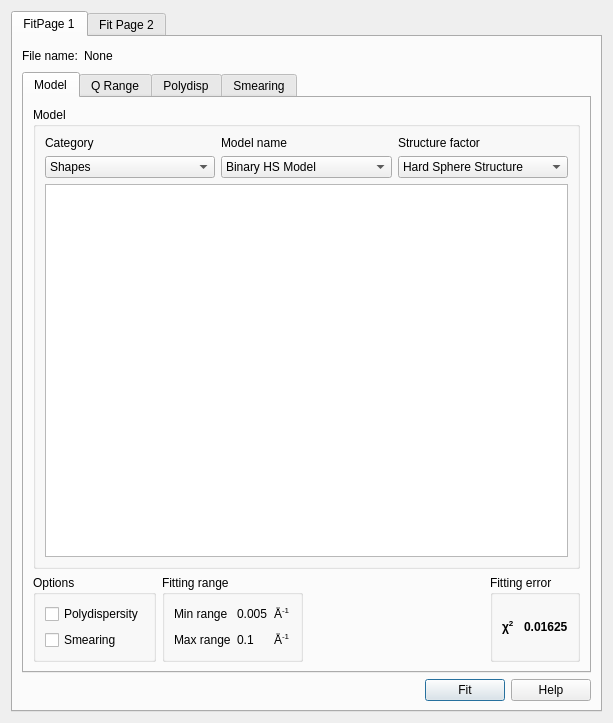
<?xml version="1.0" encoding="UTF-8"?>
<ui version="4.0">
 <class>FittingUI</class>
 <widget class="QDialog" name="FittingUI">
  <property name="geometry">
   <rect>
    <x>0</x>
    <y>0</y>
    <width>613</width>
    <height>723</height>
   </rect>
  </property>
  <property name="windowTitle">
   <string>Fitting Perspective</string>
  </property>
  <property name="windowIcon">
   <iconset>
    <normaloff>:/res/ball.ico</normaloff>:/res/ball.ico</iconset>
  </property>
  <layout class="QGridLayout" name="gridLayout_15">
   <item row="0" column="0">
    <widget class="QTabWidget" name="tabWidget">
     <property name="currentIndex">
      <number>0</number>
     </property>
     <widget class="QWidget" name="tab">
      <attribute name="title">
       <string>FitPage 1</string>
      </attribute>
      <layout class="QGridLayout" name="gridLayout_20">
       <item row="0" column="0">
        <widget class="QLabel" name="label">
         <property name="text">
          <string>File name:</string>
         </property>
        </widget>
       </item>
       <item row="0" column="1">
        <widget class="QLabel" name="label_22">
         <property name="text">
          <string>None</string>
         </property>
        </widget>
       </item>
       <item row="0" column="2">
        <spacer name="horizontalSpacer_4">
         <property name="orientation">
          <enum>Qt::Horizontal</enum>
         </property>
         <property name="sizeHint" stdset="0">
          <size>
           <width>482</width>
           <height>20</height>
          </size>
         </property>
        </spacer>
       </item>
       <item row="2" column="2">
        <layout class="QHBoxLayout" name="horizontalLayout">
         <item>
          <spacer name="horizontalSpacer">
           <property name="orientation">
            <enum>Qt::Horizontal</enum>
           </property>
           <property name="sizeHint" stdset="0">
            <size>
             <width>40</width>
             <height>20</height>
            </size>
           </property>
          </spacer>
         </item>
         <item>
          <widget class="QPushButton" name="pushButton">
           <property name="text">
            <string>Fit</string>
           </property>
          </widget>
         </item>
         <item>
          <widget class="QPushButton" name="pushButton_2">
           <property name="text">
            <string>Help</string>
           </property>
          </widget>
         </item>
        </layout>
       </item>
       <item row="1" column="0" colspan="3">
        <widget class="QTabWidget" name="tabWidget_2">
         <property name="currentIndex">
          <number>0</number>
         </property>
         <widget class="QWidget" name="tab_3">
          <attribute name="title">
           <string>Model</string>
          </attribute>
          <layout class="QGridLayout" name="gridLayout_19">
           <item row="0" column="0" colspan="4">
            <widget class="QGroupBox" name="groupBox_6">
             <property name="sizePolicy">
              <sizepolicy hsizetype="Expanding" vsizetype="Expanding">
               <horstretch>0</horstretch>
               <verstretch>0</verstretch>
              </sizepolicy>
             </property>
             <property name="title">
              <string>Model </string>
             </property>
             <layout class="QGridLayout" name="gridLayout_2">
              <item row="0" column="0">
               <layout class="QGridLayout" name="gridLayout">
                <item row="0" column="0">
                 <widget class="QLabel" name="label_2">
                  <property name="text">
                   <string>Category</string>
                  </property>
                 </widget>
                </item>
                <item row="0" column="1">
                 <widget class="QLabel" name="label_3">
                  <property name="text">
                   <string>Model name</string>
                  </property>
                 </widget>
                </item>
                <item row="0" column="2">
                 <widget class="QLabel" name="label_4">
                  <property name="text">
                   <string>Structure factor</string>
                  </property>
                 </widget>
                </item>
                <item row="1" column="0">
                 <widget class="QComboBox" name="comboBox">
                  <item>
                   <property name="text">
                    <string>Shapes</string>
                   </property>
                  </item>
                  <item>
                   <property name="text">
                    <string>Shape-independent</string>
                   </property>
                  </item>
                 </widget>
                </item>
                <item row="1" column="1">
                 <widget class="QComboBox" name="comboBox_2">
                  <item>
                   <property name="text">
                    <string>Binary HS Model</string>
                   </property>
                  </item>
                  <item>
                   <property name="text">
                    <string>None</string>
                   </property>
                  </item>
                 </widget>
                </item>
                <item row="1" column="2">
                 <widget class="QComboBox" name="comboBox_3">
                  <item>
                   <property name="text">
                    <string>Hard Sphere Structure</string>
                   </property>
                  </item>
                  <item>
                   <property name="text">
                    <string>None</string>
                   </property>
                  </item>
                 </widget>
                </item>
               </layout>
              </item>
              <item row="1" column="0">
               <widget class="QTableView" name="tableView">
                <property name="styleSheet">
                 <string notr="true"/>
                </property>
                <property name="selectionMode">
                 <enum>QAbstractItemView::ExtendedSelection</enum>
                </property>
               </widget>
              </item>
             </layout>
            </widget>
           </item>
           <item row="1" column="0">
            <widget class="QGroupBox" name="groupBox_7">
             <property name="title">
              <string>Options </string>
             </property>
             <layout class="QGridLayout" name="gridLayout_16">
              <item row="0" column="0">
               <widget class="QCheckBox" name="checkBox_3">
                <property name="enabled">
                 <bool>true</bool>
                </property>
                <property name="text">
                 <string>Polydispersity</string>
                </property>
                <property name="checkable">
                 <bool>true</bool>
                </property>
               </widget>
              </item>
              <item row="1" column="0">
               <widget class="QCheckBox" name="checkBox_4">
                <property name="enabled">
                 <bool>true</bool>
                </property>
                <property name="text">
                 <string>Smearing</string>
                </property>
                <property name="checkable">
                 <bool>true</bool>
                </property>
               </widget>
              </item>
             </layout>
            </widget>
           </item>
           <item row="1" column="1">
            <widget class="QGroupBox" name="groupBox_8">
             <property name="title">
              <string>Fitting range </string>
             </property>
             <layout class="QGridLayout" name="gridLayout_17">
              <item row="0" column="0">
               <layout class="QGridLayout" name="gridLayout_8">
                <item row="0" column="0">
                 <widget class="QLabel" name="label_16">
                  <property name="text">
                   <string>Min range</string>
                  </property>
                 </widget>
                </item>
                <item row="0" column="1">
                 <widget class="QLabel" name="label_20">
                  <property name="text">
                   <string>0.005</string>
                  </property>
                 </widget>
                </item>
                <item row="0" column="2">
                 <widget class="QLabel" name="label_17">
                  <property name="text">
                   <string>&lt;html&gt;&lt;head/&gt;&lt;body&gt;&lt;p&gt;Å&lt;span style=&quot; vertical-align:super;&quot;&gt;-1&lt;/span&gt;&lt;/p&gt;&lt;/body&gt;&lt;/html&gt;</string>
                  </property>
                 </widget>
                </item>
                <item row="1" column="0">
                 <widget class="QLabel" name="label_18">
                  <property name="text">
                   <string>Max range</string>
                  </property>
                 </widget>
                </item>
                <item row="1" column="1">
                 <widget class="QLabel" name="label_21">
                  <property name="text">
                   <string>0.1</string>
                  </property>
                 </widget>
                </item>
                <item row="1" column="2">
                 <widget class="QLabel" name="label_19">
                  <property name="text">
                   <string>&lt;html&gt;&lt;head/&gt;&lt;body&gt;&lt;p&gt;Å&lt;span style=&quot; vertical-align:super;&quot;&gt;-1&lt;/span&gt;&lt;/p&gt;&lt;/body&gt;&lt;/html&gt;</string>
                  </property>
                 </widget>
                </item>
               </layout>
              </item>
             </layout>
            </widget>
           </item>
           <item row="1" column="2">
            <spacer name="horizontalSpacer_3">
             <property name="orientation">
              <enum>Qt::Horizontal</enum>
             </property>
             <property name="sizeHint" stdset="0">
              <size>
               <width>207</width>
               <height>20</height>
              </size>
             </property>
            </spacer>
           </item>
           <item row="1" column="3">
            <widget class="QGroupBox" name="groupBox_9">
             <property name="title">
              <string>Fitting error</string>
             </property>
             <layout class="QGridLayout" name="gridLayout_18">
              <item row="0" column="0">
               <layout class="QHBoxLayout" name="horizontalLayout_2">
                <item>
                 <widget class="QLabel" name="label_23">
                  <property name="text">
                   <string>&lt;html&gt;&lt;head/&gt;&lt;body&gt;&lt;p&gt;&lt;span style=&quot; font-weight:600;&quot;&gt;χ&lt;/span&gt;&lt;span style=&quot; font-weight:600; vertical-align:super;&quot;&gt;2&lt;/span&gt;&lt;/p&gt;&lt;/body&gt;&lt;/html&gt;</string>
                  </property>
                 </widget>
                </item>
                <item>
                 <widget class="QLabel" name="label_24">
                  <property name="text">
                   <string>&lt;html&gt;&lt;head/&gt;&lt;body&gt;&lt;p&gt;&lt;span style=&quot; font-weight:600;&quot;&gt;0.01625&lt;/span&gt;&lt;/p&gt;&lt;/body&gt;&lt;/html&gt;</string>
                  </property>
                 </widget>
                </item>
               </layout>
              </item>
             </layout>
            </widget>
           </item>
          </layout>
         </widget>
         <widget class="QWidget" name="QRanges">
          <attribute name="title">
           <string>Q Range</string>
          </attribute>
          <layout class="QGridLayout" name="gridLayout_7">
           <item row="0" column="0">
            <widget class="QGroupBox" name="groupBox">
             <property name="title">
              <string>Fitting range</string>
             </property>
             <layout class="QGridLayout" name="gridLayout_4">
              <item row="0" column="0" rowspan="2">
               <layout class="QGridLayout" name="gridLayout_3">
                <item row="0" column="0">
                 <widget class="QLabel" name="label_5">
                  <property name="text">
                   <string>Min range</string>
                  </property>
                 </widget>
                </item>
                <item row="0" column="1">
                 <widget class="QLineEdit" name="lineEdit"/>
                </item>
                <item row="0" column="2">
                 <widget class="QLabel" name="label_7">
                  <property name="text">
                   <string>&lt;html&gt;&lt;head/&gt;&lt;body&gt;&lt;p&gt;Å&lt;span style=&quot; vertical-align:super;&quot;&gt;-1&lt;/span&gt;&lt;/p&gt;&lt;/body&gt;&lt;/html&gt;</string>
                  </property>
                 </widget>
                </item>
                <item row="1" column="0">
                 <widget class="QLabel" name="label_6">
                  <property name="text">
                   <string>Max range</string>
                  </property>
                 </widget>
                </item>
                <item row="1" column="1">
                 <widget class="QLineEdit" name="lineEdit_2"/>
                </item>
                <item row="1" column="2">
                 <widget class="QLabel" name="label_8">
                  <property name="text">
                   <string>&lt;html&gt;&lt;head/&gt;&lt;body&gt;&lt;p&gt;Å&lt;span style=&quot; vertical-align:super;&quot;&gt;-1&lt;/span&gt;&lt;/p&gt;&lt;/body&gt;&lt;/html&gt;</string>
                  </property>
                 </widget>
                </item>
               </layout>
              </item>
              <item row="0" column="1" rowspan="2">
               <spacer name="horizontalSpacer_5">
                <property name="orientation">
                 <enum>Qt::Horizontal</enum>
                </property>
                <property name="sizeHint" stdset="0">
                 <size>
                  <width>217</width>
                  <height>20</height>
                 </size>
                </property>
               </spacer>
              </item>
              <item row="0" column="2">
               <widget class="QPushButton" name="pushButton_3">
                <property name="text">
                 <string>Reset</string>
                </property>
               </widget>
              </item>
              <item row="1" column="2">
               <widget class="QPushButton" name="pushButton_4">
                <property name="text">
                 <string>Mask Editor</string>
                </property>
               </widget>
              </item>
             </layout>
            </widget>
           </item>
           <item row="1" column="0">
            <widget class="QGroupBox" name="groupBox_2">
             <property name="title">
              <string>Data points</string>
             </property>
             <layout class="QGridLayout" name="gridLayout_6">
              <item row="0" column="0">
               <layout class="QGridLayout" name="gridLayout_5">
                <item row="0" column="0">
                 <widget class="QLabel" name="label_10">
                  <property name="text">
                   <string>Npts</string>
                  </property>
                 </widget>
                </item>
                <item row="0" column="1">
                 <widget class="QLineEdit" name="lineEdit_3"/>
                </item>
                <item row="0" column="2">
                 <widget class="QCheckBox" name="checkBox">
                  <property name="text">
                   <string>Log spaced points</string>
                  </property>
                 </widget>
                </item>
                <item row="1" column="0">
                 <widget class="QLabel" name="label_11">
                  <property name="text">
                   <string>Npts(Fit)</string>
                  </property>
                 </widget>
                </item>
                <item row="1" column="1">
                 <widget class="QLineEdit" name="lineEdit_4"/>
                </item>
                <item row="2" column="0">
                 <widget class="QLabel" name="label_12">
                  <property name="text">
                   <string>&lt;html&gt;&lt;head/&gt;&lt;body&gt;&lt;p&gt;χ&lt;span style=&quot; vertical-align:super;&quot;&gt;2&lt;/span&gt;/Npts&lt;/p&gt;&lt;/body&gt;&lt;/html&gt;</string>
                  </property>
                 </widget>
                </item>
                <item row="2" column="1">
                 <widget class="QLineEdit" name="lineEdit_5"/>
                </item>
                <item row="2" column="3">
                 <widget class="QPushButton" name="pushButton_5">
                  <property name="text">
                   <string>Compute</string>
                  </property>
                 </widget>
                </item>
               </layout>
              </item>
             </layout>
            </widget>
           </item>
           <item row="2" column="0">
            <spacer name="verticalSpacer">
             <property name="orientation">
              <enum>Qt::Vertical</enum>
             </property>
             <property name="sizeHint" stdset="0">
              <size>
               <width>20</width>
               <height>347</height>
              </size>
             </property>
            </spacer>
           </item>
          </layout>
         </widget>
         <widget class="QWidget" name="tab_4">
          <attribute name="title">
           <string>Polydisp</string>
          </attribute>
          <layout class="QGridLayout" name="gridLayout_10">
           <item row="0" column="0">
            <widget class="QGroupBox" name="groupBox_3">
             <property name="title">
              <string>Polydispersity and Orientational Distribution</string>
             </property>
             <layout class="QGridLayout" name="gridLayout_9">
              <item row="0" column="0">
               <widget class="QCheckBox" name="checkBox_2">
                <property name="text">
                 <string>Add polydispersity</string>
                </property>
               </widget>
              </item>
              <item row="1" column="0">
               <widget class="QTableView" name="tableView_2"/>
              </item>
             </layout>
            </widget>
           </item>
          </layout>
         </widget>
         <widget class="QWidget" name="tab_5">
          <attribute name="title">
           <string>Smearing</string>
          </attribute>
          <layout class="QGridLayout" name="gridLayout_14">
           <item row="0" column="0">
            <widget class="QGroupBox" name="groupBox_4">
             <property name="title">
              <string>Instrumental Smearing</string>
             </property>
             <layout class="QGridLayout" name="gridLayout_13">
              <item row="0" column="0">
               <widget class="QComboBox" name="comboBox_4">
                <property name="currentIndex">
                 <number>2</number>
                </property>
                <item>
                 <property name="text">
                  <string>None</string>
                 </property>
                </item>
                <item>
                 <property name="text">
                  <string>Use dQ Data</string>
                 </property>
                </item>
                <item>
                 <property name="text">
                  <string>Custom Pinhole Smear</string>
                 </property>
                </item>
                <item>
                 <property name="text">
                  <string>Custom Slit Smear</string>
                 </property>
                </item>
               </widget>
              </item>
              <item row="0" column="1">
               <layout class="QGridLayout" name="gridLayout_11">
                <item row="0" column="0">
                 <widget class="QLabel" name="label_9">
                  <property name="text">
                   <string>&lt;html&gt;&lt;head/&gt;&lt;body&gt;&lt;p&gt;dQ&lt;span style=&quot; vertical-align:sub;&quot;&gt;low&lt;/span&gt;&lt;/p&gt;&lt;/body&gt;&lt;/html&gt;</string>
                  </property>
                 </widget>
                </item>
                <item row="0" column="1">
                 <widget class="QLineEdit" name="lineEdit_6"/>
                </item>
                <item row="0" column="2">
                 <widget class="QLabel" name="label_14">
                  <property name="text">
                   <string>&lt;html&gt;&lt;head/&gt;&lt;body&gt;&lt;p&gt;Å&lt;span style=&quot; vertical-align:super;&quot;&gt;-1&lt;/span&gt;&lt;/p&gt;&lt;/body&gt;&lt;/html&gt;</string>
                  </property>
                 </widget>
                </item>
                <item row="1" column="0">
                 <widget class="QLabel" name="label_13">
                  <property name="text">
                   <string>&lt;html&gt;&lt;head/&gt;&lt;body&gt;&lt;p&gt;dQ&lt;span style=&quot; vertical-align:sub;&quot;&gt;high&lt;/span&gt;&lt;/p&gt;&lt;/body&gt;&lt;/html&gt;</string>
                  </property>
                 </widget>
                </item>
                <item row="1" column="1">
                 <widget class="QLineEdit" name="lineEdit_7"/>
                </item>
                <item row="1" column="2">
                 <widget class="QLabel" name="label_15">
                  <property name="text">
                   <string>&lt;html&gt;&lt;head/&gt;&lt;body&gt;&lt;p&gt;Å&lt;span style=&quot; vertical-align:super;&quot;&gt;-1&lt;/span&gt;&lt;/p&gt;&lt;/body&gt;&lt;/html&gt;</string>
                  </property>
                 </widget>
                </item>
               </layout>
              </item>
              <item row="0" column="2">
               <spacer name="horizontalSpacer_2">
                <property name="orientation">
                 <enum>Qt::Horizontal</enum>
                </property>
                <property name="sizeHint" stdset="0">
                 <size>
                  <width>71</width>
                  <height>20</height>
                 </size>
                </property>
               </spacer>
              </item>
              <item row="1" column="0">
               <widget class="QGroupBox" name="groupBox_5">
                <property name="title">
                 <string>Weighting</string>
                </property>
                <layout class="QGridLayout" name="gridLayout_12">
                 <item row="0" column="0">
                  <layout class="QVBoxLayout" name="verticalLayout">
                   <item>
                    <widget class="QRadioButton" name="radioButton">
                     <property name="text">
                      <string>None</string>
                     </property>
                    </widget>
                   </item>
                   <item>
                    <widget class="QRadioButton" name="radioButton_2">
                     <property name="text">
                      <string>Use dI Data</string>
                     </property>
                    </widget>
                   </item>
                   <item>
                    <widget class="QRadioButton" name="radioButton_3">
                     <property name="text">
                      <string>Use |sqrt(I Data)|</string>
                     </property>
                    </widget>
                   </item>
                   <item>
                    <widget class="QRadioButton" name="radioButton_4">
                     <property name="text">
                      <string>Use |I Data|</string>
                     </property>
                    </widget>
                   </item>
                  </layout>
                 </item>
                </layout>
               </widget>
              </item>
             </layout>
             <zorder>comboBox_4</zorder>
             <zorder>groupBox_5</zorder>
             <zorder>horizontalSpacer_2</zorder>
            </widget>
           </item>
           <item row="1" column="0">
            <spacer name="verticalSpacer_2">
             <property name="orientation">
              <enum>Qt::Vertical</enum>
             </property>
             <property name="sizeHint" stdset="0">
              <size>
               <width>20</width>
               <height>340</height>
              </size>
             </property>
            </spacer>
           </item>
          </layout>
         </widget>
        </widget>
       </item>
      </layout>
     </widget>
     <widget class="QWidget" name="tab_2">
      <attribute name="title">
       <string>Fit Page 2</string>
      </attribute>
     </widget>
    </widget>
   </item>
  </layout>
 </widget>
 <resources/>
 <connections/>
</ui>
